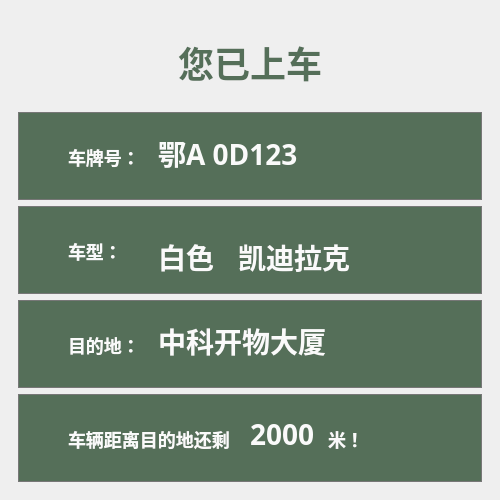
<?xml version="1.0" encoding="UTF-8"?>
<ui version="4.0">
 <class>oncar</class>
 <widget class="QMainWindow" name="oncar">
  <property name="geometry">
   <rect>
    <x>0</x>
    <y>0</y>
    <width>500</width>
    <height>500</height>
   </rect>
  </property>
  <property name="maximumSize">
   <size>
    <width>500</width>
    <height>500</height>
   </size>
  </property>
  <property name="windowTitle">
   <string>MainWindow</string>
  </property>
  <widget class="QWidget" name="centralwidget">
   <layout class="QVBoxLayout" name="verticalLayout_2">
    <item>
     <widget class="QWidget" name="widget_2" native="true">
      <layout class="QVBoxLayout" name="verticalLayout">
       <item>
        <widget class="QLabel" name="label">
         <property name="maximumSize">
          <size>
           <width>500</width>
           <height>100</height>
          </size>
         </property>
         <property name="styleSheet">
          <string notr="true">QLabel{
width: 144px;
height: 50px;
opacity: 1;
font-size: 36px;
font-family: Roboto, Roboto-Bold;
font-weight: Bold;
text-align: left;
color: #556f59;
line-height: 0px;
}</string>
         </property>
         <property name="text">
          <string>您已上车</string>
         </property>
         <property name="alignment">
          <set>Qt::AlignCenter</set>
         </property>
        </widget>
       </item>
       <item>
        <widget class="QWidget" name="widget" native="true">
         <property name="maximumSize">
          <size>
           <width>500</width>
           <height>100</height>
          </size>
         </property>
         <property name="styleSheet">
          <string notr="true">QWidget{
width: 500px;
height: 64px;
opacity: 1;
background: #556f59;
border: 1px solid #777777;
}</string>
         </property>
         <widget class="QLabel" name="label_5">
          <property name="geometry">
           <rect>
            <x>50</x>
            <y>30</y>
            <width>91</width>
            <height>31</height>
           </rect>
          </property>
          <property name="styleSheet">
           <string notr="true">QLabel{
width: 54px;
height: 50px;
opacity: 1;
font-size: 18px;
font-family: Microsoft YaHei, Microsoft YaHei-Bold;
font-weight: Bold;
text-align: left;
color: #fafafa;
line-height: 50px;
border-width:0;
border-style:outset;
background-color:transparent;
}</string>
          </property>
          <property name="text">
           <string>车牌号：</string>
          </property>
         </widget>
         <widget class="QLabel" name="label_9">
          <property name="geometry">
           <rect>
            <x>140</x>
            <y>20</y>
            <width>161</width>
            <height>41</height>
           </rect>
          </property>
          <property name="styleSheet">
           <string notr="true">QLabel{
width: 191px;
height: 39px;
opacity: 1;
font-size: 28px;
font-family: Microsoft YaHei, Microsoft YaHei-Bold;
font-weight: Bold;
text-align: left;
color: #fafafa;
line-height: 0px;
border-width:0;
border-style:outset;
background-color:transparent;

}</string>
          </property>
          <property name="text">
           <string>鄂A 0D123</string>
          </property>
         </widget>
        </widget>
       </item>
       <item>
        <widget class="QWidget" name="widget_4" native="true">
         <property name="maximumSize">
          <size>
           <width>500</width>
           <height>100</height>
          </size>
         </property>
         <property name="styleSheet">
          <string notr="true">QWidget{
width: 500px;
height: 64px;
opacity: 1;
background: #556f59;
border: 1px solid #777777;
}</string>
         </property>
         <widget class="QLabel" name="label_4">
          <property name="geometry">
           <rect>
            <x>50</x>
            <y>30</y>
            <width>51</width>
            <height>31</height>
           </rect>
          </property>
          <property name="styleSheet">
           <string notr="true">QLabel{
width: 54px;
height: 50px;
opacity: 1;
font-size: 18px;
font-family: Microsoft YaHei, Microsoft YaHei-Bold;
font-weight: Bold;
text-align: left;
color: #fafafa;
line-height: 50px;
border-width:0;
border-style:outset;
background-color:transparent;
}</string>
          </property>
          <property name="text">
           <string>车型：</string>
          </property>
         </widget>
         <widget class="QLabel" name="label_10">
          <property name="geometry">
           <rect>
            <x>140</x>
            <y>30</y>
            <width>71</width>
            <height>41</height>
           </rect>
          </property>
          <property name="styleSheet">
           <string notr="true">QLabel{
width: 191px;
height: 39px;
opacity: 1;
font-size: 28px;
font-family: Microsoft YaHei, Microsoft YaHei-Bold;
font-weight: Bold;
text-align: left;
color: #fafafa;
line-height: 0px;
border-width:0;
border-style:outset;
background-color:transparent;

}</string>
          </property>
          <property name="text">
           <string>白色</string>
          </property>
         </widget>
         <widget class="QLabel" name="label_11">
          <property name="geometry">
           <rect>
            <x>220</x>
            <y>30</y>
            <width>131</width>
            <height>41</height>
           </rect>
          </property>
          <property name="styleSheet">
           <string notr="true">QLabel{
width: 191px;
height: 39px;
opacity: 1;
font-size: 28px;
font-family: Microsoft YaHei, Microsoft YaHei-Bold;
font-weight: Bold;
text-align: left;
color: #fafafa;
line-height: 0px;
border-width:0;
border-style:outset;
background-color:transparent;

}</string>
          </property>
          <property name="text">
           <string>凯迪拉克</string>
          </property>
         </widget>
        </widget>
       </item>
       <item>
        <widget class="QWidget" name="widget_3" native="true">
         <property name="maximumSize">
          <size>
           <width>500</width>
           <height>100</height>
          </size>
         </property>
         <property name="styleSheet">
          <string notr="true">QWidget{
width: 500px;
height: 64px;
opacity: 1;
background: #556f59;
border: 1px solid #777777;
}</string>
         </property>
         <widget class="QLabel" name="label_6">
          <property name="geometry">
           <rect>
            <x>50</x>
            <y>30</y>
            <width>71</width>
            <height>31</height>
           </rect>
          </property>
          <property name="styleSheet">
           <string notr="true">QLabel{
width: 54px;
height: 50px;
opacity: 1;
font-size: 18px;
font-family: Microsoft YaHei, Microsoft YaHei-Bold;
font-weight: Bold;
text-align: left;
color: #fafafa;
line-height: 50px;
border-width:0;
border-style:outset;
background-color:transparent;
}</string>
          </property>
          <property name="text">
           <string>目的地：</string>
          </property>
         </widget>
         <widget class="QLabel" name="label_12">
          <property name="geometry">
           <rect>
            <x>140</x>
            <y>20</y>
            <width>201</width>
            <height>41</height>
           </rect>
          </property>
          <property name="styleSheet">
           <string notr="true">QLabel{
width: 191px;
height: 39px;
opacity: 1;
font-size: 28px;
font-family: Microsoft YaHei, Microsoft YaHei-Bold;
font-weight: Bold;
text-align: left;
color: #fafafa;
line-height: 0px;
border-width:0;
border-style:outset;
background-color:transparent;

}</string>
          </property>
          <property name="text">
           <string>中科开物大厦</string>
          </property>
         </widget>
        </widget>
       </item>
       <item>
        <widget class="QWidget" name="widget_5" native="true">
         <property name="maximumSize">
          <size>
           <width>500</width>
           <height>100</height>
          </size>
         </property>
         <property name="styleSheet">
          <string notr="true">QWidget{
width: 500px;
height: 64px;
opacity: 1;
background: #556f59;
border: 1px solid #777777;
}</string>
         </property>
         <widget class="QLabel" name="label_7">
          <property name="geometry">
           <rect>
            <x>50</x>
            <y>30</y>
            <width>171</width>
            <height>31</height>
           </rect>
          </property>
          <property name="styleSheet">
           <string notr="true">QLabel{
width: 54px;
height: 50px;
opacity: 1;
font-size: 18px;
font-family: Microsoft YaHei, Microsoft YaHei-Bold;
font-weight: Bold;
text-align: left;
color: #fafafa;
line-height: 50px;
border-width:0;
border-style:outset;
background-color:transparent;
}</string>
          </property>
          <property name="text">
           <string>车辆距离目的地还剩</string>
          </property>
         </widget>
         <widget class="QLabel" name="label_8">
          <property name="geometry">
           <rect>
            <x>310</x>
            <y>30</y>
            <width>71</width>
            <height>31</height>
           </rect>
          </property>
          <property name="styleSheet">
           <string notr="true">QLabel{
width: 54px;
height: 50px;
opacity: 1;
font-size: 18px;
font-family: Microsoft YaHei, Microsoft YaHei-Bold;
font-weight: Bold;
text-align: left;
color: #fafafa;
line-height: 50px;
border-width:0;
border-style:outset;
background-color:transparent;
}</string>
          </property>
          <property name="text">
           <string>米！</string>
          </property>
         </widget>
         <widget class="QLineEdit" name="lineEdit">
          <property name="geometry">
           <rect>
            <x>230</x>
            <y>20</y>
            <width>71</width>
            <height>41</height>
           </rect>
          </property>
          <property name="styleSheet">
           <string notr="true">QLineEdit{
width: 191px;
height: 39px;
opacity: 1;
font-size: 28px;
font-family: Microsoft YaHei, Microsoft YaHei-Bold;
font-weight: Bold;
text-align: left;
color: #fafafa;
line-height: 0px;
border-width:0;
border-style:outset;
background-color:transparent;

}</string>
          </property>
          <property name="text">
           <string>2000</string>
          </property>
         </widget>
        </widget>
       </item>
      </layout>
     </widget>
    </item>
   </layout>
  </widget>
 </widget>
 <resources/>
 <connections/>
</ui>
